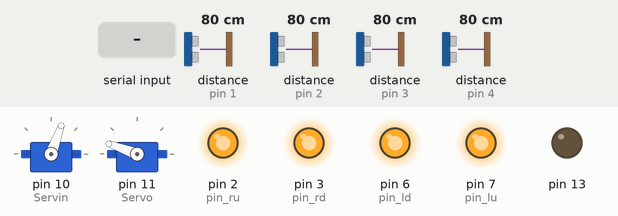
Recording of a sketch running on a simulated Arduino Uno, built with avr-gcc and run on an emulated ATmega328P. Shown: 2 × servo, output pins drawn as LEDs (lit = HIGH). Inputs (shaded band) come from the test bench; at power-on: distance to the obstacle (sensors on pin 1, pin 2, pin 3, pin 4) 80 cm. What the sketch prints to the serial monitor is not drawn.

Above: at 2.7 s.
2.8 s: "Mov_Small_Open\n" received over Serial
At 5.5 s:
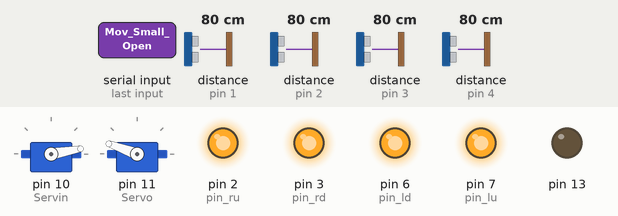
5.8 s: "Obstaculo\n" received over Serial
At 6.7 s:
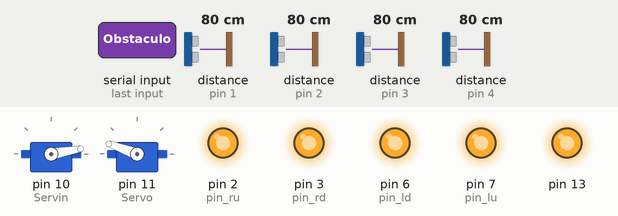
7.4 s: "Mov_Big_Down\n" received over Serial
At 7.88 s:
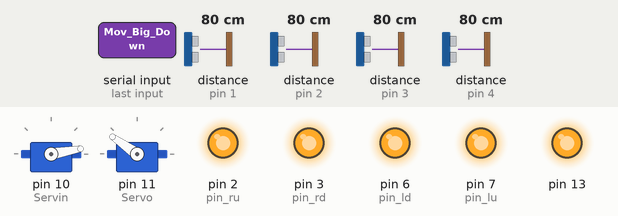
10.4 s: "Seguidor\n" received over Serial
At 12.4 s:
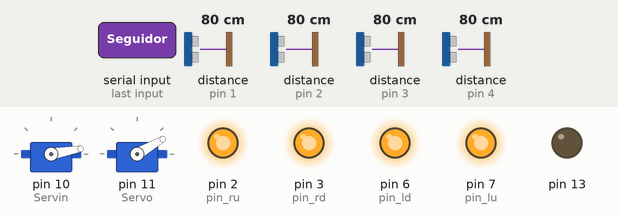
12.9 s: "Mov_Big_Up\n" received over Serial
At 13.38 s:
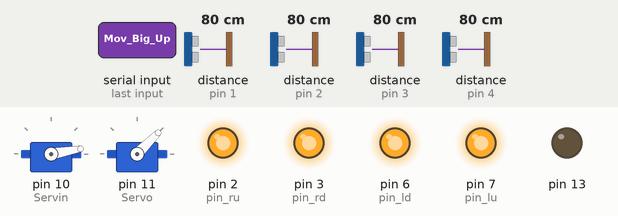
Timing chart, 0 to 18.3 s (numbered marks = the images above; inputs shaded):
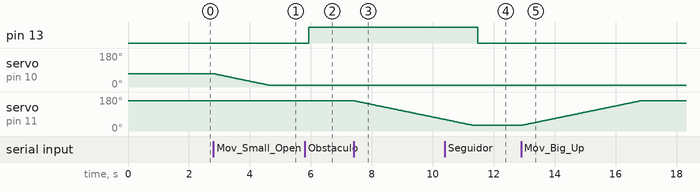

Measured:
- after the input at 2.8 s, servo on pin 10 (Servin): moves from 70° to 10° over 1.8 s, starting at once
- after the input at 5.8 s, pin 13: LOW → HIGH after 0.13 s
- after the input at 7.4 s, servo on pin 11 (Servo): moves from 160° to 61° over 2.9 s, starting at once
- after the input at 10.4 s, pin 13: HIGH → LOW after 1.1 s
- after the input at 12.9 s, servo on pin 11 (Servo): moves from 30° to 160° over 3.9 s, starting at once

The sketch:

tof_servo_comunicacion.ino
```cpp
 #include <Wire.h>
#include <VL53L0X.h>
#include <Servo.h>

Servo Servin;
Servo Servo;

int t = 30; // Tiempo en milisegundos para los servos

VL53L0X sensor_ru;   // Sensor Right-up
VL53L0X sensor_rd;   // Sensor Right-down
VL53L0X sensor_lu;   // Sensor Left-up
VL53L0X sensor_ld;   // Sensor Left-down

int a;
int b;
int c;
int d;

int pin_ru = 2;
int pin_rd = 3;

int pin_lu = 7;
int pin_ld = 6;

bool detectar = false;
bool mov_big_up = false;
bool mov_big_down = false;
bool mov_small_open = false;
bool mov_small_closed = false;

String st1;

void setup() {
  // Begin the Serial at 9600 Baud
  Serial.begin(115200);
  Servin.attach(10);
  Servo.attach(11);
  pinMode(13,OUTPUT);

  Servin.write(70);
  Servo.write(160);

////////////////////////////////////////////////////

  pinMode(pin_lu, OUTPUT);
  pinMode(pin_ld, OUTPUT);
  pinMode(pin_rd, OUTPUT);
  pinMode(pin_ru, OUTPUT);
  digitalWrite(pin_ru, LOW);
  digitalWrite(pin_rd, LOW);
  digitalWrite(pin_ld, LOW);
  digitalWrite(pin_lu, LOW);

  delay(500);
  Wire.begin();
  // Serial.begin (9600);

  digitalWrite(pin_ru, HIGH);
  delay(150);
  // Serial.println("00");
  sensor_ru.init(true);

  // Serial.println("01");
  delay(100);
  sensor_ru.setAddress((uint8_t)01);
  // Serial.println("02");

  digitalWrite(pin_rd, HIGH);
  delay(150);
  sensor_rd.init(true);
  // Serial.println("03");
  delay(100);
  sensor_rd.setAddress((uint8_t)02);
  // Serial.println("04");

  digitalWrite(pin_ld, HIGH);
  delay(150);
  sensor_ld.init(true);
  // Serial.println("05");
  delay(100);
  sensor_ld.setAddress((uint8_t)03);
  // Serial.println("06");

  digitalWrite(pin_lu, HIGH);
  delay(150);
  // Serial.println("07");
  sensor_lu.init(true);

  // Serial.println("08");
  delay(100);
  sensor_lu.setAddress((uint8_t)04);
  // Serial.println("09");

  sensor_ru.startContinuous();
  sensor_rd.startContinuous();
  sensor_ld.startContinuous();
  sensor_lu.startContinuous();

/////////////////////////////////////////////////////

}

void loop() {
  if (Serial.available() > 0) {
    st1 = Serial.readStringUntil('\n'); //Read the serial data and store in var
    st1.trim();
    if(st1 == "Seguidor" || st1 == "Obstaculo"){
      detectar = true;
    }
    else if (st1 == "Mov_Big_Up"){
      mov_big_up = true;
    }
    else if (st1 == "Mov_Big_Down"){
      mov_big_down = true;
    }
    else if (st1 == "Mov_Small_Open"){
      mov_small_open = true;
    }
    else if (st1 == "Mov_Small_Closed"){
      mov_small_closed = true;
    }
    else{
      Mov_Servin(t,70);
      detectar = false;
      mov_big_up = false;
      mov_big_down = false;
      mov_small_open = false;
      mov_small_closed = false;
    }
  }

  while (Serial.available() == 0){
    if (detectar){
      update();
      if (st1 == "Seguidor"){ // Preguntar con los sensores de abajo y medio
        digitalWrite(13,LOW);
        if((a > 100) && (b > 100)){
          Serial.write('A');  // Andar
        }
        if((a < 100) || (b < 100)){
          Serial.write('F');  // Frenar
        }
      }
      if (st1 == "Obstaculo"){ // Preguntar con cualquier sensor
        digitalWrite(13,HIGH);
        if((a > 200) && (b > 200)){
          Serial.write('N');  // No Detecta
        }
        else if((a < 65) || (b < 65)){
          Serial.write('R');  // Re Cerca
        }
        else if((a < 80) && (b < 80)){
          Serial.write('C');  // Cerca
        }
        else if((a < 100) && (b < 100)){
          Serial.write('S');  // Siempre
        }
        else if((a < 140) && (b < 140)){
          Serial.write('L');  // Lejos
        }
        else if((a < 180) && (b < 180)){
          Serial.write('M');  // Muy lejos
        }
      }
    }
    else if (mov_big_up){
      Mov_Servo(t,160);
      // delay(400);
      Serial.write('O');   // OK arriba
    }
    else if (mov_big_down){
      Mov_Servo(t,30);
      // delay(400);
      Serial.write('O');   // OK abajo
    }
    else if (mov_small_open){
      Mov_Servin(t,10);
      // delay(400);
      Serial.write('O');   // OK abierto
    }
    else if (mov_small_closed){
      Mov_Servin(t,70);
      // delay(400);
      Serial.write('O');   // OK cerrado
    }
    else{

      }
    mov_big_up = false;
    mov_big_down = false;
    mov_small_open = false;
    mov_small_closed = false;
    detectar = false;
    break;
  }
}


void update(){
  a = sensor_ru.readRangeContinuousMillimeters();
  b = sensor_lu.readRangeContinuousMillimeters();
  c = sensor_rd.readRangeContinuousMillimeters();
  d = sensor_ld.readRangeContinuousMillimeters();
}

void Mov_Servo(int tiempo, int destino){ // Movimiento regulado en el tiempo del Servo Grande
  if (Servo.read() > destino){
    for (int pos = Servo.read(); pos >= destino; pos -= 1) {    // Si la posicion del servo es mayor al de destino va a restar
      Servo.write(pos);
      delay(tiempo);
    }
  }
  else{
    for (int pos = Servo.read(); pos <= destino; pos += 1) {    // Si la posicion del servo es menor al de destino va a sumar
    Servo.write(pos);
    delay(tiempo);
    }
  }
}

void Mov_Servin(int tiempo, int destino){ // Movimiento regulado en el tiempo del Servo Chiquito
  if (Servin.read() > destino){
    for (int pos = Servin.read(); pos >= destino; pos -= 1) {    // Si la posicion del servo es mayor al de destino va a restar
      Servin.write(pos);
      delay(tiempo);
    }
  }
  else{
    for (int pos = Servin.read(); pos <= destino; pos += 1) {    // Si la posicion del servo es menor al de destino va a sumar
    Servin.write(pos);
    delay(tiempo);
    }
  }
}
```
